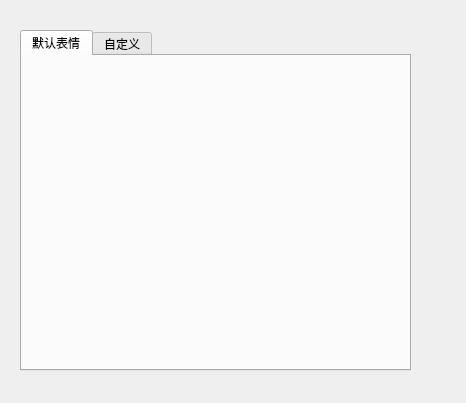
<?xml version="1.0" encoding="UTF-8"?>
<ui version="4.0">
 <class>Dialog1</class>
 <widget class="QDialog" name="Dialog1">
  <property name="geometry">
   <rect>
    <x>0</x>
    <y>0</y>
    <width>466</width>
    <height>403</height>
   </rect>
  </property>
  <property name="windowTitle">
   <string>Dialog</string>
  </property>
  <widget class="QDialogButtonBox" name="buttonBox">
   <property name="geometry">
    <rect>
     <x>30</x>
     <y>240</y>
     <width>341</width>
     <height>32</height>
    </rect>
   </property>
   <property name="orientation">
    <enum>Qt::Horizontal</enum>
   </property>
   <property name="standardButtons">
    <set>QDialogButtonBox::Cancel|QDialogButtonBox::Ok</set>
   </property>
  </widget>
  <widget class="QWidget" name="gridLayoutWidget">
   <property name="geometry">
    <rect>
     <x>20</x>
     <y>30</y>
     <width>391</width>
     <height>341</height>
    </rect>
   </property>
   <layout class="QGridLayout" name="gridLayout">
    <item row="0" column="1">
     <widget class="QTabWidget" name="tabWidget">
      <property name="currentIndex">
       <number>0</number>
      </property>
      <widget class="QWidget" name="default_faces">
       <attribute name="title">
        <string>默认表情</string>
       </attribute>
       <widget class="QWidget" name="horizontalLayoutWidget">
        <property name="geometry">
         <rect>
          <x>0</x>
          <y>0</y>
          <width>381</width>
          <height>31</height>
         </rect>
        </property>
        <layout class="QHBoxLayout" name="horizontalLayout">
         <item>
          <widget class="myQLabel" name="label_8">
           <property name="text">
            <string/>
           </property>
           <property name="pixmap">
            <pixmap resource="C:/Users/lenovo/Desktop/好未来/IM_QQ-master/IM_QQ-master/client/image_resouce.qrc">:/imqface/8.gif</pixmap>
           </property>
          </widget>
         </item>
         <item>
          <widget class="myQLabel" name="label_7">
           <property name="text">
            <string/>
           </property>
           <property name="pixmap">
            <pixmap resource="C:/Users/lenovo/Desktop/好未来/IM_QQ-master/IM_QQ-master/client/image_resouce.qrc">:/imqface/7.gif</pixmap>
           </property>
          </widget>
         </item>
         <item>
          <widget class="myQLabel" name="label_6">
           <property name="text">
            <string/>
           </property>
           <property name="pixmap">
            <pixmap resource="C:/Users/lenovo/Desktop/好未来/IM_QQ-master/IM_QQ-master/client/image_resouce.qrc">:/imqface/6.gif</pixmap>
           </property>
          </widget>
         </item>
         <item>
          <widget class="myQLabel" name="label_5">
           <property name="text">
            <string/>
           </property>
           <property name="pixmap">
            <pixmap resource="C:/Users/lenovo/Desktop/好未来/IM_QQ-master/IM_QQ-master/client/image_resouce.qrc">:/imqface/5.gif</pixmap>
           </property>
          </widget>
         </item>
         <item>
          <widget class="myQLabel" name="label_4">
           <property name="text">
            <string/>
           </property>
           <property name="pixmap">
            <pixmap resource="C:/Users/lenovo/Desktop/好未来/IM_QQ-master/IM_QQ-master/client/image_resouce.qrc">:/imqface/4.gif</pixmap>
           </property>
          </widget>
         </item>
         <item>
          <widget class="myQLabel" name="label_3">
           <property name="text">
            <string/>
           </property>
           <property name="pixmap">
            <pixmap resource="C:/Users/lenovo/Desktop/好未来/IM_QQ-master/IM_QQ-master/client/image_resouce.qrc">:/imqface/3.gif</pixmap>
           </property>
          </widget>
         </item>
         <item>
          <widget class="myQLabel" name="label_2">
           <property name="text">
            <string/>
           </property>
           <property name="pixmap">
            <pixmap resource="C:/Users/lenovo/Desktop/好未来/IM_QQ-master/IM_QQ-master/client/image_resouce.qrc">:/imqface/2.gif</pixmap>
           </property>
          </widget>
         </item>
         <item>
          <widget class="myQLabel" name="label">
           <property name="text">
            <string/>
           </property>
           <property name="pixmap">
            <pixmap resource="C:/Users/lenovo/Desktop/好未来/IM_QQ-master/IM_QQ-master/client/image_resouce.qrc">:/imqface/1.gif</pixmap>
           </property>
          </widget>
         </item>
        </layout>
       </widget>
       <widget class="QWidget" name="horizontalLayoutWidget_2">
        <property name="geometry">
         <rect>
          <x>0</x>
          <y>30</y>
          <width>381</width>
          <height>31</height>
         </rect>
        </property>
        <layout class="QHBoxLayout" name="horizontalLayout_2">
         <item>
          <widget class="myQLabel" name="label_11">
           <property name="text">
            <string/>
           </property>
           <property name="pixmap">
            <pixmap resource="C:/Users/lenovo/Desktop/好未来/IM_QQ-master/IM_QQ-master/client/image_resouce.qrc">:/imqface/11.gif</pixmap>
           </property>
          </widget>
         </item>
         <item>
          <widget class="myQLabel" name="label_16">
           <property name="text">
            <string/>
           </property>
           <property name="pixmap">
            <pixmap resource="C:/Users/lenovo/Desktop/好未来/IM_QQ-master/IM_QQ-master/client/image_resouce.qrc">:/imqface/16.gif</pixmap>
           </property>
          </widget>
         </item>
         <item>
          <widget class="myQLabel" name="label_15">
           <property name="text">
            <string/>
           </property>
           <property name="pixmap">
            <pixmap resource="C:/Users/lenovo/Desktop/好未来/IM_QQ-master/IM_QQ-master/client/image_resouce.qrc">:/imqface/15.gif</pixmap>
           </property>
          </widget>
         </item>
         <item>
          <widget class="myQLabel" name="label_14">
           <property name="text">
            <string/>
           </property>
           <property name="pixmap">
            <pixmap resource="C:/Users/lenovo/Desktop/好未来/IM_QQ-master/IM_QQ-master/client/image_resouce.qrc">:/imqface/14.gif</pixmap>
           </property>
          </widget>
         </item>
         <item>
          <widget class="myQLabel" name="label_13">
           <property name="text">
            <string/>
           </property>
           <property name="pixmap">
            <pixmap resource="C:/Users/lenovo/Desktop/好未来/IM_QQ-master/IM_QQ-master/client/image_resouce.qrc">:/imqface/13.gif</pixmap>
           </property>
          </widget>
         </item>
         <item>
          <widget class="myQLabel" name="label_12">
           <property name="text">
            <string/>
           </property>
           <property name="pixmap">
            <pixmap resource="C:/Users/lenovo/Desktop/好未来/IM_QQ-master/IM_QQ-master/client/image_resouce.qrc">:/imqface/12.gif</pixmap>
           </property>
          </widget>
         </item>
         <item>
          <widget class="myQLabel" name="label_10">
           <property name="text">
            <string/>
           </property>
           <property name="pixmap">
            <pixmap resource="C:/Users/lenovo/Desktop/好未来/IM_QQ-master/IM_QQ-master/client/image_resouce.qrc">:/imqface/10.gif</pixmap>
           </property>
          </widget>
         </item>
         <item>
          <widget class="myQLabel" name="label_9">
           <property name="text">
            <string/>
           </property>
           <property name="pixmap">
            <pixmap resource="C:/Users/lenovo/Desktop/好未来/IM_QQ-master/IM_QQ-master/client/image_resouce.qrc">:/imqface/9.gif</pixmap>
           </property>
          </widget>
         </item>
        </layout>
       </widget>
       <widget class="QWidget" name="horizontalLayoutWidget_3">
        <property name="geometry">
         <rect>
          <x>0</x>
          <y>60</y>
          <width>381</width>
          <height>31</height>
         </rect>
        </property>
        <layout class="QHBoxLayout" name="horizontalLayout_3">
         <item>
          <widget class="myQLabel" name="label_20">
           <property name="text">
            <string/>
           </property>
           <property name="pixmap">
            <pixmap resource="C:/Users/lenovo/Desktop/好未来/IM_QQ-master/IM_QQ-master/client/image_resouce.qrc">:/imqface/20.gif</pixmap>
           </property>
          </widget>
         </item>
         <item>
          <widget class="myQLabel" name="label_22">
           <property name="text">
            <string/>
           </property>
           <property name="pixmap">
            <pixmap resource="C:/Users/lenovo/Desktop/好未来/IM_QQ-master/IM_QQ-master/client/image_resouce.qrc">:/imqface/22.gif</pixmap>
           </property>
          </widget>
         </item>
         <item>
          <widget class="myQLabel" name="label_24">
           <property name="text">
            <string/>
           </property>
           <property name="pixmap">
            <pixmap resource="C:/Users/lenovo/Desktop/好未来/IM_QQ-master/IM_QQ-master/client/image_resouce.qrc">:/imqface/24.gif</pixmap>
           </property>
          </widget>
         </item>
         <item>
          <widget class="myQLabel" name="label_23">
           <property name="text">
            <string/>
           </property>
           <property name="pixmap">
            <pixmap resource="C:/Users/lenovo/Desktop/好未来/IM_QQ-master/IM_QQ-master/client/image_resouce.qrc">:/imqface/23.gif</pixmap>
           </property>
          </widget>
         </item>
         <item>
          <widget class="myQLabel" name="label_21">
           <property name="text">
            <string/>
           </property>
           <property name="pixmap">
            <pixmap resource="C:/Users/lenovo/Desktop/好未来/IM_QQ-master/IM_QQ-master/client/image_resouce.qrc">:/imqface/21.gif</pixmap>
           </property>
          </widget>
         </item>
         <item>
          <widget class="myQLabel" name="label_19">
           <property name="text">
            <string/>
           </property>
           <property name="pixmap">
            <pixmap resource="C:/Users/lenovo/Desktop/好未来/IM_QQ-master/IM_QQ-master/client/image_resouce.qrc">:/imqface/19.gif</pixmap>
           </property>
          </widget>
         </item>
         <item>
          <widget class="myQLabel" name="label_18">
           <property name="text">
            <string/>
           </property>
           <property name="pixmap">
            <pixmap resource="C:/Users/lenovo/Desktop/好未来/IM_QQ-master/IM_QQ-master/client/image_resouce.qrc">:/imqface/18.gif</pixmap>
           </property>
          </widget>
         </item>
         <item>
          <widget class="myQLabel" name="label_17">
           <property name="text">
            <string/>
           </property>
           <property name="pixmap">
            <pixmap resource="C:/Users/lenovo/Desktop/好未来/IM_QQ-master/IM_QQ-master/client/image_resouce.qrc">:/imqface/17.gif</pixmap>
           </property>
          </widget>
         </item>
        </layout>
       </widget>
       <widget class="QWidget" name="horizontalLayoutWidget_4">
        <property name="geometry">
         <rect>
          <x>0</x>
          <y>90</y>
          <width>381</width>
          <height>37</height>
         </rect>
        </property>
        <layout class="QHBoxLayout" name="horizontalLayout_4">
         <item>
          <widget class="myQLabel" name="label_27">
           <property name="text">
            <string/>
           </property>
           <property name="pixmap">
            <pixmap resource="C:/Users/lenovo/Desktop/好未来/IM_QQ-master/IM_QQ-master/client/image_resouce.qrc">:/imqface/27.gif</pixmap>
           </property>
          </widget>
         </item>
         <item>
          <widget class="myQLabel" name="label_32">
           <property name="text">
            <string/>
           </property>
           <property name="pixmap">
            <pixmap resource="C:/Users/lenovo/Desktop/好未来/IM_QQ-master/IM_QQ-master/client/image_resouce.qrc">:/imqface/32.gif</pixmap>
           </property>
          </widget>
         </item>
         <item>
          <widget class="myQLabel" name="label_31">
           <property name="text">
            <string/>
           </property>
           <property name="pixmap">
            <pixmap resource="C:/Users/lenovo/Desktop/好未来/IM_QQ-master/IM_QQ-master/client/image_resouce.qrc">:/imqface/31.gif</pixmap>
           </property>
          </widget>
         </item>
         <item>
          <widget class="myQLabel" name="label_30">
           <property name="text">
            <string/>
           </property>
           <property name="pixmap">
            <pixmap resource="C:/Users/lenovo/Desktop/好未来/IM_QQ-master/IM_QQ-master/client/image_resouce.qrc">:/imqface/30.gif</pixmap>
           </property>
          </widget>
         </item>
         <item>
          <widget class="myQLabel" name="label_29">
           <property name="text">
            <string/>
           </property>
           <property name="pixmap">
            <pixmap resource="C:/Users/lenovo/Desktop/好未来/IM_QQ-master/IM_QQ-master/client/image_resouce.qrc">:/imqface/29.gif</pixmap>
           </property>
          </widget>
         </item>
         <item>
          <widget class="myQLabel" name="label_28">
           <property name="text">
            <string/>
           </property>
           <property name="pixmap">
            <pixmap resource="C:/Users/lenovo/Desktop/好未来/IM_QQ-master/IM_QQ-master/client/image_resouce.qrc">:/imqface/28.gif</pixmap>
           </property>
          </widget>
         </item>
         <item>
          <widget class="myQLabel" name="label_26">
           <property name="text">
            <string/>
           </property>
           <property name="pixmap">
            <pixmap resource="C:/Users/lenovo/Desktop/好未来/IM_QQ-master/IM_QQ-master/client/image_resouce.qrc">:/imqface/26.gif</pixmap>
           </property>
          </widget>
         </item>
         <item>
          <widget class="myQLabel" name="label_25">
           <property name="text">
            <string/>
           </property>
           <property name="pixmap">
            <pixmap resource="C:/Users/lenovo/Desktop/好未来/IM_QQ-master/IM_QQ-master/client/image_resouce.qrc">:/imqface/25.gif</pixmap>
           </property>
          </widget>
         </item>
        </layout>
       </widget>
       <widget class="QWidget" name="horizontalLayoutWidget_5">
        <property name="geometry">
         <rect>
          <x>0</x>
          <y>120</y>
          <width>381</width>
          <height>31</height>
         </rect>
        </property>
        <layout class="QHBoxLayout" name="horizontalLayout_5">
         <item>
          <widget class="myQLabel" name="label_36">
           <property name="text">
            <string/>
           </property>
           <property name="pixmap">
            <pixmap resource="C:/Users/lenovo/Desktop/好未来/IM_QQ-master/IM_QQ-master/client/image_resouce.qrc">:/imqface/36.gif</pixmap>
           </property>
          </widget>
         </item>
         <item>
          <widget class="myQLabel" name="label_40">
           <property name="text">
            <string/>
           </property>
           <property name="pixmap">
            <pixmap resource="C:/Users/lenovo/Desktop/好未来/IM_QQ-master/IM_QQ-master/client/image_resouce.qrc">:/imqface/40.gif</pixmap>
           </property>
          </widget>
         </item>
         <item>
          <widget class="myQLabel" name="label_39">
           <property name="text">
            <string/>
           </property>
           <property name="pixmap">
            <pixmap resource="C:/Users/lenovo/Desktop/好未来/IM_QQ-master/IM_QQ-master/client/image_resouce.qrc">:/imqface/39.gif</pixmap>
           </property>
          </widget>
         </item>
         <item>
          <widget class="myQLabel" name="label_38">
           <property name="text">
            <string/>
           </property>
           <property name="pixmap">
            <pixmap resource="C:/Users/lenovo/Desktop/好未来/IM_QQ-master/IM_QQ-master/client/image_resouce.qrc">:/imqface/38.gif</pixmap>
           </property>
          </widget>
         </item>
         <item>
          <widget class="myQLabel" name="label_37">
           <property name="text">
            <string/>
           </property>
           <property name="pixmap">
            <pixmap resource="C:/Users/lenovo/Desktop/好未来/IM_QQ-master/IM_QQ-master/client/image_resouce.qrc">:/imqface/37.gif</pixmap>
           </property>
          </widget>
         </item>
         <item>
          <widget class="myQLabel" name="label_35">
           <property name="text">
            <string/>
           </property>
           <property name="pixmap">
            <pixmap resource="C:/Users/lenovo/Desktop/好未来/IM_QQ-master/IM_QQ-master/client/image_resouce.qrc">:/imqface/35.gif</pixmap>
           </property>
          </widget>
         </item>
         <item>
          <widget class="myQLabel" name="label_34">
           <property name="text">
            <string/>
           </property>
           <property name="pixmap">
            <pixmap resource="C:/Users/lenovo/Desktop/好未来/IM_QQ-master/IM_QQ-master/client/image_resouce.qrc">:/imqface/34.gif</pixmap>
           </property>
          </widget>
         </item>
         <item>
          <widget class="myQLabel" name="label_33">
           <property name="text">
            <string/>
           </property>
           <property name="pixmap">
            <pixmap resource="C:/Users/lenovo/Desktop/好未来/IM_QQ-master/IM_QQ-master/client/image_resouce.qrc">:/imqface/33.gif</pixmap>
           </property>
          </widget>
         </item>
        </layout>
       </widget>
       <widget class="QWidget" name="horizontalLayoutWidget_6">
        <property name="geometry">
         <rect>
          <x>0</x>
          <y>150</y>
          <width>381</width>
          <height>31</height>
         </rect>
        </property>
        <layout class="QHBoxLayout" name="horizontalLayout_6">
         <item>
          <widget class="myQLabel" name="label_48">
           <property name="text">
            <string/>
           </property>
           <property name="pixmap">
            <pixmap resource="C:/Users/lenovo/Desktop/好未来/IM_QQ-master/IM_QQ-master/client/image_resouce.qrc">:/imqface/48.gif</pixmap>
           </property>
          </widget>
         </item>
         <item>
          <widget class="myQLabel" name="label_45">
           <property name="text">
            <string/>
           </property>
           <property name="pixmap">
            <pixmap resource="C:/Users/lenovo/Desktop/好未来/IM_QQ-master/IM_QQ-master/client/image_resouce.qrc">:/imqface/45.gif</pixmap>
           </property>
          </widget>
         </item>
         <item>
          <widget class="myQLabel" name="label_47">
           <property name="text">
            <string/>
           </property>
           <property name="pixmap">
            <pixmap resource="C:/Users/lenovo/Desktop/好未来/IM_QQ-master/IM_QQ-master/client/image_resouce.qrc">:/imqface/47.gif</pixmap>
           </property>
          </widget>
         </item>
         <item>
          <widget class="myQLabel" name="label_46">
           <property name="text">
            <string/>
           </property>
           <property name="pixmap">
            <pixmap resource="C:/Users/lenovo/Desktop/好未来/IM_QQ-master/IM_QQ-master/client/image_resouce.qrc">:/imqface/46.gif</pixmap>
           </property>
          </widget>
         </item>
         <item>
          <widget class="myQLabel" name="label_44">
           <property name="text">
            <string/>
           </property>
           <property name="pixmap">
            <pixmap resource="C:/Users/lenovo/Desktop/好未来/IM_QQ-master/IM_QQ-master/client/image_resouce.qrc">:/imqface/44.gif</pixmap>
           </property>
          </widget>
         </item>
         <item>
          <widget class="myQLabel" name="label_42">
           <property name="text">
            <string/>
           </property>
           <property name="pixmap">
            <pixmap resource="C:/Users/lenovo/Desktop/好未来/IM_QQ-master/IM_QQ-master/client/image_resouce.qrc">:/imqface/42.gif</pixmap>
           </property>
          </widget>
         </item>
         <item>
          <widget class="myQLabel" name="label_41">
           <property name="text">
            <string/>
           </property>
           <property name="pixmap">
            <pixmap resource="C:/Users/lenovo/Desktop/好未来/IM_QQ-master/IM_QQ-master/client/image_resouce.qrc">:/imqface/41.gif</pixmap>
           </property>
          </widget>
         </item>
         <item>
          <widget class="myQLabel" name="label_43">
           <property name="text">
            <string/>
           </property>
           <property name="pixmap">
            <pixmap resource="C:/Users/lenovo/Desktop/好未来/IM_QQ-master/IM_QQ-master/client/image_resouce.qrc">:/imqface/43.gif</pixmap>
           </property>
          </widget>
         </item>
        </layout>
       </widget>
       <widget class="QWidget" name="horizontalLayoutWidget_7">
        <property name="geometry">
         <rect>
          <x>0</x>
          <y>180</y>
          <width>381</width>
          <height>31</height>
         </rect>
        </property>
        <layout class="QHBoxLayout" name="horizontalLayout_7">
         <item>
          <widget class="myQLabel" name="label_56">
           <property name="text">
            <string/>
           </property>
           <property name="pixmap">
            <pixmap resource="C:/Users/lenovo/Desktop/好未来/IM_QQ-master/IM_QQ-master/client/image_resouce.qrc">:/imqface/56.gif</pixmap>
           </property>
          </widget>
         </item>
         <item>
          <widget class="myQLabel" name="label_55">
           <property name="text">
            <string/>
           </property>
           <property name="pixmap">
            <pixmap resource="C:/Users/lenovo/Desktop/好未来/IM_QQ-master/IM_QQ-master/client/image_resouce.qrc">:/imqface/55.gif</pixmap>
           </property>
          </widget>
         </item>
         <item>
          <widget class="myQLabel" name="label_54">
           <property name="text">
            <string/>
           </property>
           <property name="pixmap">
            <pixmap resource="C:/Users/lenovo/Desktop/好未来/IM_QQ-master/IM_QQ-master/client/image_resouce.qrc">:/imqface/54.gif</pixmap>
           </property>
          </widget>
         </item>
         <item>
          <widget class="myQLabel" name="label_53">
           <property name="text">
            <string/>
           </property>
           <property name="pixmap">
            <pixmap resource="C:/Users/lenovo/Desktop/好未来/IM_QQ-master/IM_QQ-master/client/image_resouce.qrc">:/imqface/53.gif</pixmap>
           </property>
          </widget>
         </item>
         <item>
          <widget class="myQLabel" name="label_52">
           <property name="text">
            <string/>
           </property>
           <property name="pixmap">
            <pixmap resource="C:/Users/lenovo/Desktop/好未来/IM_QQ-master/IM_QQ-master/client/image_resouce.qrc">:/imqface/52.gif</pixmap>
           </property>
          </widget>
         </item>
         <item>
          <widget class="myQLabel" name="label_51">
           <property name="text">
            <string/>
           </property>
           <property name="pixmap">
            <pixmap resource="C:/Users/lenovo/Desktop/好未来/IM_QQ-master/IM_QQ-master/client/image_resouce.qrc">:/imqface/51.gif</pixmap>
           </property>
          </widget>
         </item>
         <item>
          <widget class="myQLabel" name="label_50">
           <property name="text">
            <string/>
           </property>
           <property name="pixmap">
            <pixmap resource="C:/Users/lenovo/Desktop/好未来/IM_QQ-master/IM_QQ-master/client/image_resouce.qrc">:/imqface/50.gif</pixmap>
           </property>
          </widget>
         </item>
         <item>
          <widget class="myQLabel" name="label_49">
           <property name="text">
            <string/>
           </property>
           <property name="pixmap">
            <pixmap resource="C:/Users/lenovo/Desktop/好未来/IM_QQ-master/IM_QQ-master/client/image_resouce.qrc">:/imqface/49.gif</pixmap>
           </property>
          </widget>
         </item>
        </layout>
       </widget>
       <widget class="QWidget" name="horizontalLayoutWidget_8">
        <property name="geometry">
         <rect>
          <x>0</x>
          <y>210</y>
          <width>381</width>
          <height>31</height>
         </rect>
        </property>
        <layout class="QHBoxLayout" name="horizontalLayout_8">
         <item>
          <widget class="myQLabel" name="label_60">
           <property name="text">
            <string/>
           </property>
           <property name="pixmap">
            <pixmap resource="C:/Users/lenovo/Desktop/好未来/IM_QQ-master/IM_QQ-master/client/image_resouce.qrc">:/imqface/60.gif</pixmap>
           </property>
          </widget>
         </item>
         <item>
          <widget class="myQLabel" name="label_64">
           <property name="text">
            <string/>
           </property>
           <property name="pixmap">
            <pixmap resource="C:/Users/lenovo/Desktop/好未来/IM_QQ-master/IM_QQ-master/client/image_resouce.qrc">:/imqface/64.gif</pixmap>
           </property>
          </widget>
         </item>
         <item>
          <widget class="myQLabel" name="label_63">
           <property name="text">
            <string/>
           </property>
           <property name="pixmap">
            <pixmap resource="C:/Users/lenovo/Desktop/好未来/IM_QQ-master/IM_QQ-master/client/image_resouce.qrc">:/imqface/63.gif</pixmap>
           </property>
          </widget>
         </item>
         <item>
          <widget class="myQLabel" name="label_62">
           <property name="text">
            <string/>
           </property>
           <property name="pixmap">
            <pixmap resource="C:/Users/lenovo/Desktop/好未来/IM_QQ-master/IM_QQ-master/client/image_resouce.qrc">:/imqface/62.gif</pixmap>
           </property>
          </widget>
         </item>
         <item>
          <widget class="myQLabel" name="label_61">
           <property name="text">
            <string/>
           </property>
           <property name="pixmap">
            <pixmap resource="C:/Users/lenovo/Desktop/好未来/IM_QQ-master/IM_QQ-master/client/image_resouce.qrc">:/imqface/61.gif</pixmap>
           </property>
          </widget>
         </item>
         <item>
          <widget class="myQLabel" name="label_59">
           <property name="text">
            <string/>
           </property>
           <property name="pixmap">
            <pixmap resource="C:/Users/lenovo/Desktop/好未来/IM_QQ-master/IM_QQ-master/client/image_resouce.qrc">:/imqface/59.gif</pixmap>
           </property>
          </widget>
         </item>
         <item>
          <widget class="myQLabel" name="label_58">
           <property name="text">
            <string/>
           </property>
           <property name="pixmap">
            <pixmap resource="C:/Users/lenovo/Desktop/好未来/IM_QQ-master/IM_QQ-master/client/image_resouce.qrc">:/imqface/58.gif</pixmap>
           </property>
          </widget>
         </item>
         <item>
          <widget class="myQLabel" name="label_57">
           <property name="text">
            <string/>
           </property>
           <property name="pixmap">
            <pixmap resource="C:/Users/lenovo/Desktop/好未来/IM_QQ-master/IM_QQ-master/client/image_resouce.qrc">:/imqface/57.gif</pixmap>
           </property>
          </widget>
         </item>
        </layout>
       </widget>
       <widget class="QWidget" name="horizontalLayoutWidget_9">
        <property name="geometry">
         <rect>
          <x>0</x>
          <y>240</y>
          <width>381</width>
          <height>31</height>
         </rect>
        </property>
        <layout class="QHBoxLayout" name="horizontalLayout_9">
         <item>
          <widget class="myQLabel" name="label_72">
           <property name="text">
            <string/>
           </property>
           <property name="pixmap">
            <pixmap resource="C:/Users/lenovo/Desktop/好未来/IM_QQ-master/IM_QQ-master/client/image_resouce.qrc">:/imqface/72.gif</pixmap>
           </property>
          </widget>
         </item>
         <item>
          <widget class="myQLabel" name="label_71">
           <property name="text">
            <string/>
           </property>
           <property name="pixmap">
            <pixmap resource="C:/Users/lenovo/Desktop/好未来/IM_QQ-master/IM_QQ-master/client/image_resouce.qrc">:/imqface/71.gif</pixmap>
           </property>
          </widget>
         </item>
         <item>
          <widget class="myQLabel" name="label_70">
           <property name="text">
            <string/>
           </property>
           <property name="pixmap">
            <pixmap resource="C:/Users/lenovo/Desktop/好未来/IM_QQ-master/IM_QQ-master/client/image_resouce.qrc">:/imqface/70.gif</pixmap>
           </property>
          </widget>
         </item>
         <item>
          <widget class="myQLabel" name="label_67">
           <property name="text">
            <string/>
           </property>
           <property name="pixmap">
            <pixmap resource="C:/Users/lenovo/Desktop/好未来/IM_QQ-master/IM_QQ-master/client/image_resouce.qrc">:/imqface/67.gif</pixmap>
           </property>
          </widget>
         </item>
         <item>
          <widget class="myQLabel" name="label_69">
           <property name="text">
            <string/>
           </property>
           <property name="pixmap">
            <pixmap resource="C:/Users/lenovo/Desktop/好未来/IM_QQ-master/IM_QQ-master/client/image_resouce.qrc">:/imqface/69.gif</pixmap>
           </property>
          </widget>
         </item>
         <item>
          <widget class="myQLabel" name="label_68">
           <property name="text">
            <string/>
           </property>
           <property name="pixmap">
            <pixmap resource="C:/Users/lenovo/Desktop/好未来/IM_QQ-master/IM_QQ-master/client/image_resouce.qrc">:/imqface/68.gif</pixmap>
           </property>
          </widget>
         </item>
         <item>
          <widget class="myQLabel" name="label_65">
           <property name="text">
            <string/>
           </property>
           <property name="pixmap">
            <pixmap resource="C:/Users/lenovo/Desktop/好未来/IM_QQ-master/IM_QQ-master/client/image_resouce.qrc">:/imqface/65.gif</pixmap>
           </property>
          </widget>
         </item>
         <item>
          <widget class="myQLabel" name="label_66">
           <property name="text">
            <string/>
           </property>
           <property name="pixmap">
            <pixmap resource="C:/Users/lenovo/Desktop/好未来/IM_QQ-master/IM_QQ-master/client/image_resouce.qrc">:/imqface/66.gif</pixmap>
           </property>
          </widget>
         </item>
        </layout>
       </widget>
       <widget class="QWidget" name="horizontalLayoutWidget_10">
        <property name="geometry">
         <rect>
          <x>0</x>
          <y>270</y>
          <width>381</width>
          <height>31</height>
         </rect>
        </property>
        <layout class="QHBoxLayout" name="horizontalLayout_10">
         <item>
          <widget class="myQLabel" name="label_77">
           <property name="text">
            <string/>
           </property>
           <property name="pixmap">
            <pixmap resource="C:/Users/lenovo/Desktop/好未来/IM_QQ-master/IM_QQ-master/client/image_resouce.qrc">:/imqface/77.gif</pixmap>
           </property>
          </widget>
         </item>
         <item>
          <widget class="myQLabel" name="label_80">
           <property name="text">
            <string/>
           </property>
           <property name="pixmap">
            <pixmap resource="C:/Users/lenovo/Desktop/好未来/IM_QQ-master/IM_QQ-master/client/image_resouce.qrc">:/imqface/80.gif</pixmap>
           </property>
          </widget>
         </item>
         <item>
          <widget class="myQLabel" name="label_79">
           <property name="text">
            <string/>
           </property>
           <property name="pixmap">
            <pixmap resource="C:/Users/lenovo/Desktop/好未来/IM_QQ-master/IM_QQ-master/client/image_resouce.qrc">:/imqface/79.gif</pixmap>
           </property>
          </widget>
         </item>
         <item>
          <widget class="myQLabel" name="label_78">
           <property name="text">
            <string/>
           </property>
           <property name="pixmap">
            <pixmap resource="C:/Users/lenovo/Desktop/好未来/IM_QQ-master/IM_QQ-master/client/image_resouce.qrc">:/imqface/78.gif</pixmap>
           </property>
          </widget>
         </item>
         <item>
          <widget class="myQLabel" name="label_75">
           <property name="text">
            <string/>
           </property>
           <property name="pixmap">
            <pixmap resource="C:/Users/lenovo/Desktop/好未来/IM_QQ-master/IM_QQ-master/client/image_resouce.qrc">:/imqface/75.gif</pixmap>
           </property>
          </widget>
         </item>
         <item>
          <widget class="myQLabel" name="label_76">
           <property name="text">
            <string/>
           </property>
           <property name="pixmap">
            <pixmap resource="C:/Users/lenovo/Desktop/好未来/IM_QQ-master/IM_QQ-master/client/image_resouce.qrc">:/imqface/76.gif</pixmap>
           </property>
          </widget>
         </item>
         <item>
          <widget class="myQLabel" name="label_74">
           <property name="text">
            <string/>
           </property>
           <property name="pixmap">
            <pixmap resource="C:/Users/lenovo/Desktop/好未来/IM_QQ-master/IM_QQ-master/client/image_resouce.qrc">:/imqface/74.gif</pixmap>
           </property>
          </widget>
         </item>
         <item>
          <widget class="myQLabel" name="label_73">
           <property name="text">
            <string/>
           </property>
           <property name="pixmap">
            <pixmap resource="C:/Users/lenovo/Desktop/好未来/IM_QQ-master/IM_QQ-master/client/image_resouce.qrc">:/imqface/73.gif</pixmap>
           </property>
          </widget>
         </item>
        </layout>
       </widget>
      </widget>
      <widget class="QWidget" name="sdefine_faces">
       <attribute name="title">
        <string>自定义</string>
       </attribute>
      </widget>
     </widget>
    </item>
   </layout>
  </widget>
 </widget>
 <customwidgets>
  <customwidget>
   <class>myQLabel</class>
   <extends>QLabel</extends>
   <header>myQlable.h</header>
  </customwidget>
 </customwidgets>
 <resources>
  <include location="C:/Users/lenovo/Desktop/好未来/IM_QQ-master/IM_QQ-master/client/image_resouce.qrc"/>
  <include location="image_resouce.qrc"/>
 </resources>
 <connections>
  <connection>
   <sender>buttonBox</sender>
   <signal>accepted()</signal>
   <receiver>Dialog1</receiver>
   <slot>accept()</slot>
   <hints>
    <hint type="sourcelabel">
     <x>248</x>
     <y>254</y>
    </hint>
    <hint type="destinationlabel">
     <x>157</x>
     <y>274</y>
    </hint>
   </hints>
  </connection>
  <connection>
   <sender>buttonBox</sender>
   <signal>rejected()</signal>
   <receiver>Dialog1</receiver>
   <slot>reject()</slot>
   <hints>
    <hint type="sourcelabel">
     <x>316</x>
     <y>260</y>
    </hint>
    <hint type="destinationlabel">
     <x>286</x>
     <y>274</y>
    </hint>
   </hints>
  </connection>
 </connections>
</ui>
